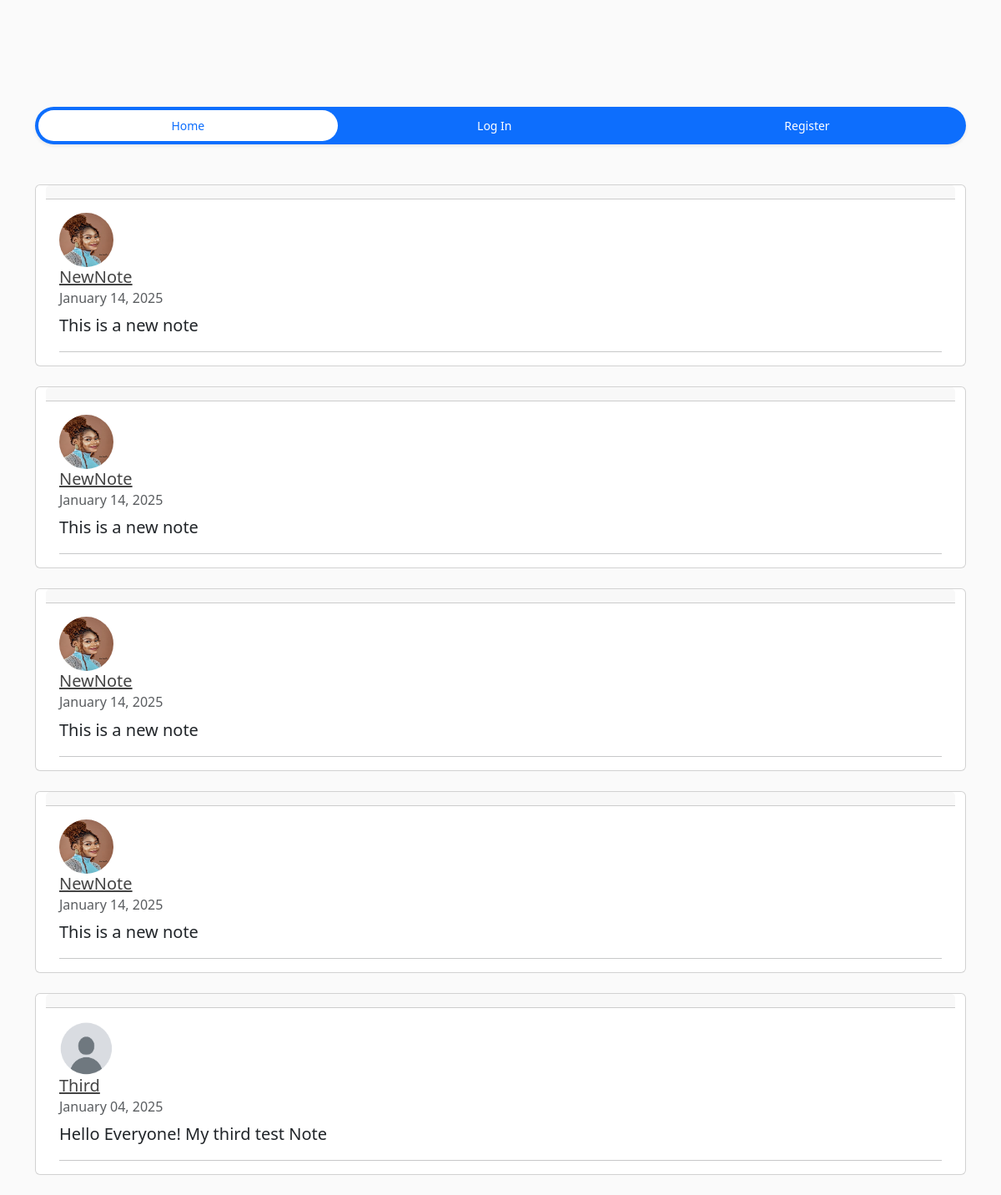
The app's page /, older data.
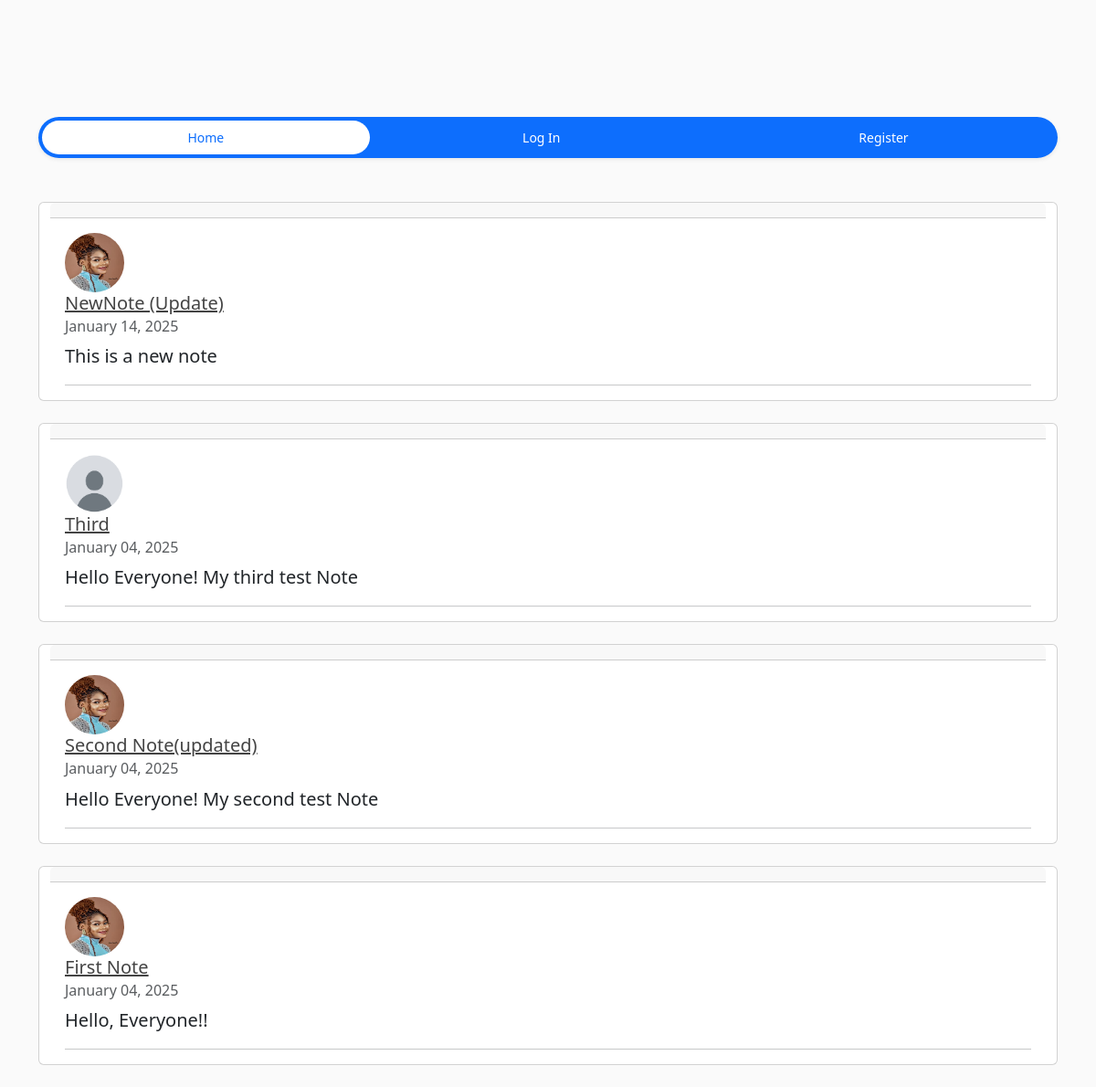
The same page, newer data.
### notes/models.py (models this page shows, shortened)
class Notes(models.Model):
    author = models.ForeignKey(User, on_delete=models.CASCADE)
    title = models.CharField(max_length=100)
    content = models.TextField()
    date_posted = models.DateTimeField(default=timezone.now)

### users/models.py (models this page shows, shortened)
class Profile(models.Model):
    user = models.OneToOneField(User, on_delete=models.Case)
    image = models.ImageField(default='default.jpg', upload_to='profile_pics')

### notes/views.py (the view)
# urls.py: path('', NoteListView.as_view(), name='home'),
class NoteListView(ListView):
    model = Notes
    template_name = 'notes/home.html'
    context_object_name = 'notes'
    ordering = ['-date_posted']
    paginate_by = '5'

### notes/templates/notes/home.html (shortened to what this page needs)
{% extends 'notes/base.html' %}
{% block content%}
<br><br>
{% for note in notes %}
<div class="card container">
    <div class="card-header">
    </div>
    <div class="card-body">
      <blockquote class="blockquote mb-0">
        <img class= "rounded-circle article-img" src="{{note.author.profile.image.url}}" alt="">
        <h5><a class="article-title" href="{%url 'note-detail' note.id %}"> {{note.title}}</a></h5>
        <h6 class="card-subtitle mb-2 text-body-secondary">{{ note.date_posted|date:"F d, Y" }}</h6>
        <p class="card-text">{{note.content}}</p>
         <hr>
      </blockquote>
    </div>
  </div>
  <br>
  {% endfor %}
{% endblock content%}

Row changes from the older to the newer data that the page shows:
removed Notes: author.profile.image (picture), title "NewNote", date_posted "January 14, 2025", content "This is a new note"
removed Notes: author.profile.image (picture), title "NewNote", date_posted "January 14, 2025", content "This is a new note"
removed Notes: author.profile.image (picture), title "NewNote", date_posted "January 14, 2025", content "This is a new note"
changed Notes "This is a new note": title "NewNote" → "NewNote (Update)"
now on this page (row unchanged): Notes: author.profile.image (picture), title "Second Note(updated)", date_posted "January 04, 2025", content "Hello Everyone! My second test Note"
now on this page (row unchanged): Notes: author.profile.image (picture), title "First Note", date_posted "January 04, 2025", content "Hello, Everyone!!"
